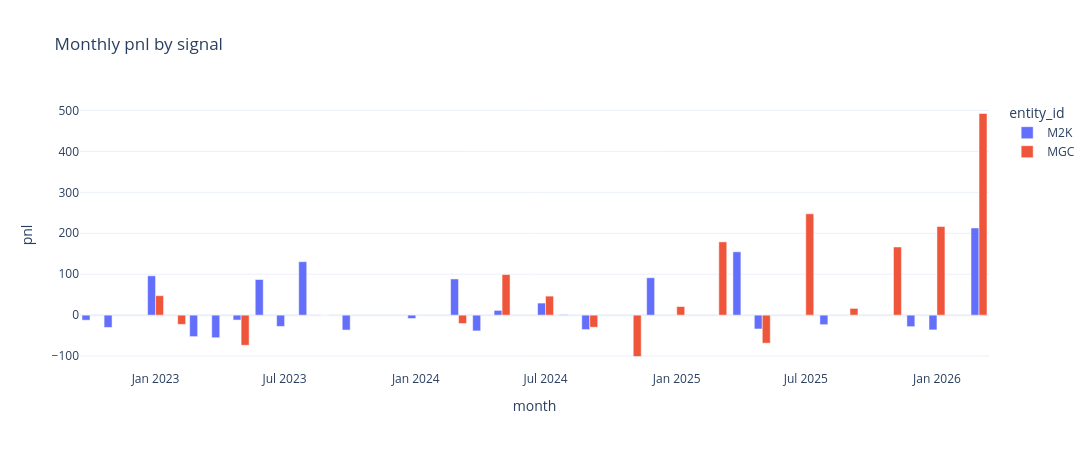
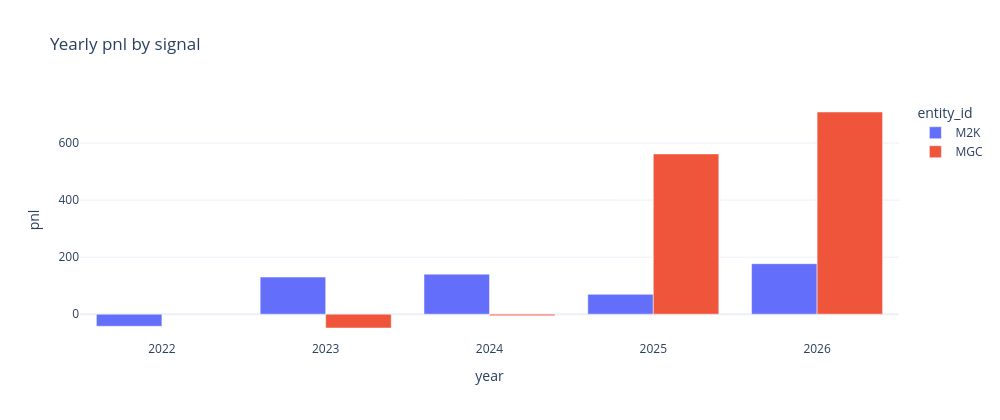

These figures' notebook cell, in order:
### Code cell
display(Markdown("## 7. Trade Concentration and Seasonality"))

display(Markdown("### Trade concentration"))
display(survivor_trade_concentration.round(3))

monthly_focus = survivor_monthly_pnl.loc[
    survivor_monthly_pnl["entity_id"].astype(str).isin(PRIMARY_SYMBOLS)
].copy()
monthly_focus["month"] = pd.to_datetime(monthly_focus["month"], errors="coerce")

monthly_fig = px.bar(
    monthly_focus,
    x="month",
    y="pnl",
    color="entity_id",
    barmode="group",
    title="Monthly pnl by signal",
)
monthly_fig.update_layout(template=PLOT_TEMPLATE, width=1350, height=450)
monthly_fig.show()

if "year" in survivor_yearly_pnl.columns:
    yearly_focus = survivor_yearly_pnl.loc[survivor_yearly_pnl["entity_id"].astype(str).isin(PRIMARY_SYMBOLS)].copy()
    yearly_fig = px.bar(
        yearly_focus,
        x="year",
        y="pnl",
        color="entity_id",
        barmode="group",
        title="Yearly pnl by signal",
    )
    yearly_fig.update_layout(template=PLOT_TEMPLATE, width=1000, height=420)
    yearly_fig.show()

### Figure 1 — Plotly figure (JSON) as saved in the notebook; plotly's stock layout.template omitted (floating-point values rounded to 4 significant figures)
{"data": [{"alignmentgroup": "True", "hovertemplate": "entity_id=M2K<br>month=%{x}<br>pnl=%{y}<extra></extra>", "legendgroup": "M2K", "marker": {"color": "#636efa", "pattern": {"shape": ""}}, "name": "M2K", "offsetgroup": "M2K", "orientation": "v", "showlegend": true, "textposition": "auto", "type": "bar", "x": ["2022-10-01T00:00:00", "2022-11-01T00:00:00", "2023-01-01T00:00:00", "2023-03-01T00:00:00", "2023-04-01T00:00:00", "2023-05-01T00:00:00", "2023-06-01T00:00:00", "2023-07-01T00:00:00", "2023-08-01T00:00:00", "2023-09-01T00:00:00", "2023-10-01T00:00:00", "2024-01-01T00:00:00", "2024-03-01T00:00:00", "2024-04-01T00:00:00", "2024-05-01T00:00:00", "2024-07-01T00:00:00", "2024-08-01T00:00:00", "2024-09-01T00:00:00", "2024-12-01T00:00:00", "2025-04-01T00:00:00", "2025-05-01T00:00:00", "2025-08-01T00:00:00", "2025-12-01T00:00:00", "2026-01-01T00:00:00", "2026-03-01T00:00:00"], "xaxis": "x", "y": [-12.37, -30.0, 96.13, -52.5, -55.12, -12.0, 87.0, -27.5, 130.5, 1.137e-12, -36.37, -8.25, 88.4, -38.5, 11.63, 29.5, 1.5, -35.25, 91.38, 154.8, -33.75, -23.25, -28.12, -36.0, 213.0], "yaxis": "y"}, {"alignmentgroup": "True", "hovertemplate": "entity_id=MGC<br>month=%{x}<br>pnl=%{y}<extra></extra>", "legendgroup": "MGC", "marker": {"color": "#EF553B", "pattern": {"shape": ""}}, "name": "MGC", "offsetgroup": "MGC", "orientation": "v", "showlegend": true, "textposition": "auto", "type": "bar", "x": ["2023-01-01T00:00:00", "2023-02-01T00:00:00", "2023-05-01T00:00:00", "2024-03-01T00:00:00", "2024-05-01T00:00:00", "2024-07-01T00:00:00", "2024-09-01T00:00:00", "2024-11-01T00:00:00", "2025-01-01T00:00:00", "2025-03-01T00:00:00", "2025-05-01T00:00:00", "2025-07-01T00:00:00", "2025-09-01T00:00:00", "2025-11-01T00:00:00", "2026-01-01T00:00:00", "2026-03-01T00:00:00"], "xaxis": "x", "y": [47.5, -22.5, -73.5, -20.5, 99.2, 46.5, -29.5, -101.0, 21.0, 179.0, -68.5, 247.5, 16.5, 166.5, 216.5, 492.5], "yaxis": "y"}], "layout": {"barmode": "group", "height": 450, "legend": {"title": {"text": "entity_id"}, "tracegroupgap": 0}, "title": {"text": "Monthly pnl by signal"}, "width": 1350, "xaxis": {"anchor": "y", "domain": [0.0, 1.0], "title": {"text": "month"}}, "yaxis": {"anchor": "x", "domain": [0.0, 1.0], "title": {"text": "pnl"}}}}

### Figure 2 — Plotly figure (JSON) as saved in the notebook; plotly's stock layout.template omitted (floating-point values rounded to 4 significant figures)
{"data": [{"alignmentgroup": "True", "hovertemplate": "entity_id=M2K<br>year=%{x}<br>pnl=%{y}<extra></extra>", "legendgroup": "M2K", "marker": {"color": "#636efa", "pattern": {"shape": ""}}, "name": "M2K", "offsetgroup": "M2K", "orientation": "v", "showlegend": true, "textposition": "auto", "type": "bar", "x": [2022, 2023, 2024, 2025, 2026], "xaxis": "x", "y": [-42.37, 130.1, 140.4, 69.63, 177.0], "yaxis": "y"}, {"alignmentgroup": "True", "hovertemplate": "entity_id=MGC<br>year=%{x}<br>pnl=%{y}<extra></extra>", "legendgroup": "MGC", "marker": {"color": "#EF553B", "pattern": {"shape": ""}}, "name": "MGC", "offsetgroup": "MGC", "orientation": "v", "showlegend": true, "textposition": "auto", "type": "bar", "x": [2023, 2024, 2025, 2026], "xaxis": "x", "y": [-48.5, -5.3, 562.0, 709.0], "yaxis": "y"}], "layout": {"barmode": "group", "height": 420, "legend": {"title": {"text": "entity_id"}, "tracegroupgap": 0}, "title": {"text": "Yearly pnl by signal"}, "width": 1000, "xaxis": {"anchor": "y", "domain": [0.0, 1.0], "title": {"text": "year"}}, "yaxis": {"anchor": "x", "domain": [0.0, 1.0], "title": {"text": "pnl"}}}}
